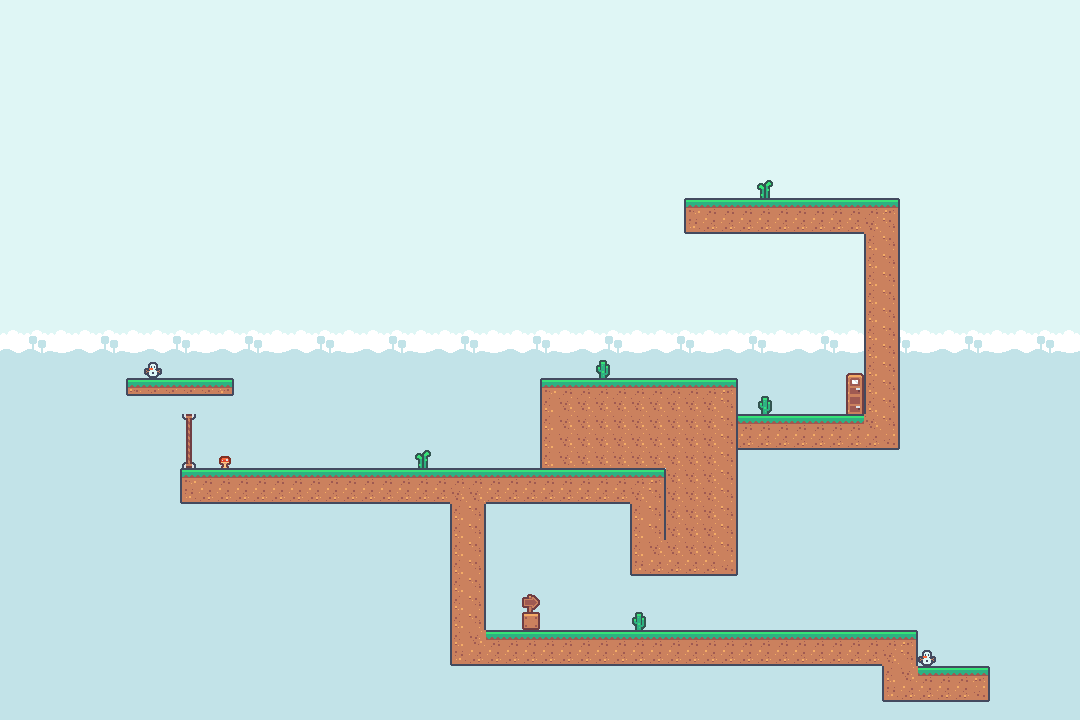

Tiled map render using the project's own tile images. Description and the map definition, with tile-layer contents summarised, below:
An orthogonal 60x40 tile map with 18x18 px tiles, 3 tile layers (Tile Layer 1, Tile Layer 2, Tile Layer 3), 2 tilesets and 23 objects (4x bound, 2x box, player, BachTuoc, CucDa, ...).

<map version="1.10" tiledversion="1.10.2" orientation="orthogonal" renderorder="right-down" width="60" height="40" tilewidth="18" tileheight="18" infinite="0" nextlayerid="5" nextobjectid="28">
 <tileset firstgid="1" source="tileset/tilemap-backgrounds_packed.tsx" />
 <tileset firstgid="41" source="tileset/tilemap_packed.tsx" />
 <layer id="1" name="Tile Layer 1" width="60" height="40">
  <data>[2400 cells, 2400 non-empty, 19 distinct tile ids]</data>
 </layer>
 <layer id="2" name="Tile Layer 2" width="60" height="40">
  <data>[2400 cells, 287 non-empty, 12 distinct tile ids]</data>
 </layer>
 <layer id="4" name="Tile Layer 3" width="60" height="40">
  <data>[2400 cells, 16 non-empty, 12 distinct tile ids]</data>
 </layer>
 <objectgroup id="3" name="objects">
  <object id="1" name="bound" x="0" y="702" width="1080" height="18" />
  <object id="4" name="player" x="558" y="576" width="18" height="18" />
  <object id="5" name="BachTuoc" x="954" y="638" width="18" height="18" />
  <object id="6" name="CucDa" x="792" y="385" width="18" height="18" />
  <object id="7" name="door" x="180" y="342" width="36" height="36" />
  <object id="8" name="box" x="486" y="450" width="18" height="18" />
  <object id="9" name="box" x="270" y="450" width="18" height="18" />
  <object id="10" name="button" x="360" y="472.542" width="18" />
  <object id="11" x="126" y="378">
   <polygon points="0,0 108,0 108,18 0,18" />
  </object>
  <object id="12" x="180" y="414">
   <polygon points="0,0 18,0 18,54 0,54" />
  </object>
  <object id="13" x="180" y="468">
   <polygon points="0,0 486,0 486,36 0,36" />
  </object>
  <object id="15" x="630" y="378">
   <polygon points="0,0 0,198 108,198 108,0" />
  </object>
  <object id="16" x="540" y="378">
   <polygon points="0,0 90,0 90,90 0,90" />
  </object>
  <object id="17" x="684" y="198">
   <polygon points="0,0 180,0 180,36 0,36" />
  </object>
  <object id="18" x="864" y="198">
   <polygon points="0,0 36,0 36,252 0,252" />
  </object>
  <object id="19" x="738" y="414">
   <polygon points="0,0 126,0 126,36 0,36" />
  </object>
  <object id="20" x="450" y="504">
   <polygon points="0,0 36,0 36,126 0,126" />
  </object>
  <object id="21" x="486" y="630">
   <polygon points="0,0 432,0 432,36 0,36" />
  </object>
  <object id="22" x="918" y="666">
   <polygon points="0,0 72,0 72,36 0,36" />
  </object>
  <object id="23" x="522" y="594">
   <polygon points="0,0 18,0 18,36 0,36" />
  </object>
  <object id="24" name="bound" x="1044" y="0" width="18" height="702" />
  <object id="26" name="bound" x="54" y="0" width="18" height="702" />
  <object id="27" name="bound" x="72" y="-36" width="972" height="36" />
 </objectgroup>
</map>
